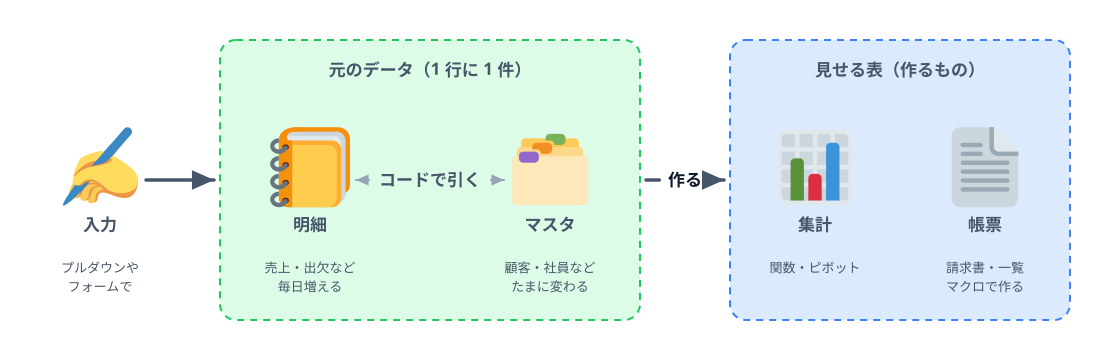

Write the Python code that produced this figure.
"""6-3: 元のデータ（明細とマスタ）と、見せる表（集計と帳票）を分ける（CONTAINER + SOURCE-PATH-GOAL）。"""
import sys
sys.path.insert(0, "/Users/seekseep/.claude/skills/genfig")
from genfig import Canvas

c = Canvas(1100, 360)
inp = c.node(100, 180, "入力", emoji_cp="270d", label_scale="label")          # ✍️
c.text(100, inp.below(26), "プルダウンや\nフォームで", scale="caption")
data_box = c.sticky(220, 40, 420, 280, color="green", weight="thin", dash="dashed")
c.text(430, 76, "元のデータ（1 行に 1 件）", scale="label")
detail = c.node(310, 180, "明細", emoji_cp="1f4d2", label_scale="label")      # 📒
c.text(310, detail.below(26), "売上・出欠など\n毎日増える", scale="caption")
master = c.node(550, 180, "マスタ", emoji_cp="1f5c2", label_scale="label")    # 🗂️
c.text(550, master.below(26), "顧客・社員など\nたまに変わる", scale="caption")
c.link(detail, master, label="コードで引く", primary=False, both=True)

out_box = c.sticky(730, 40, 340, 280, color="blue", weight="thin", dash="dashed")
c.text(900, 76, "見せる表（作るもの）", scale="label")
summary = c.node(815, 180, "集計", emoji_cp="1f4ca", label_scale="label")     # 📊
c.text(815, summary.below(26), "関数・ピボット", scale="caption")
report = c.node(985, 180, "帳票", emoji_cp="1f4c4", label_scale="label")      # 📄
c.text(985, report.below(26), "請求書・一覧\nマクロで作る", scale="caption")

c.link(inp, data_box)
c.link(data_box, out_box, label="作る")
c.save("00-thumbnail.svg")
